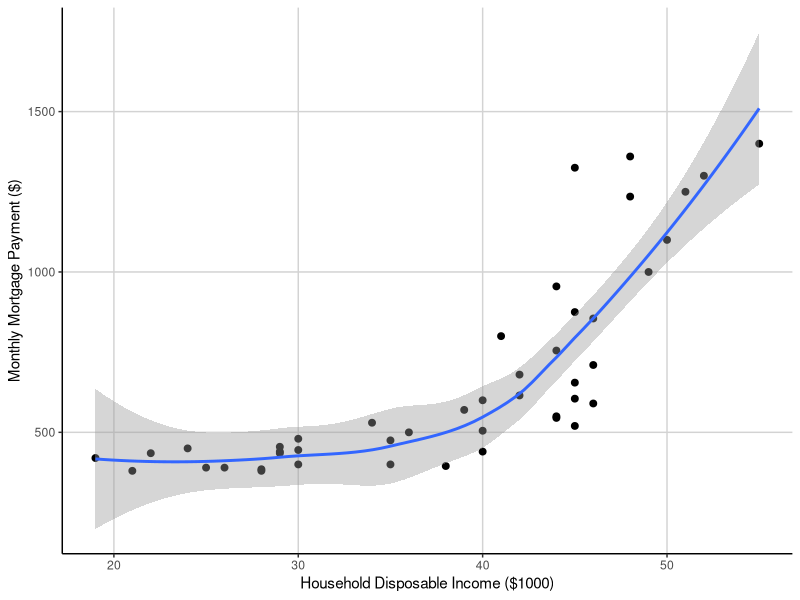
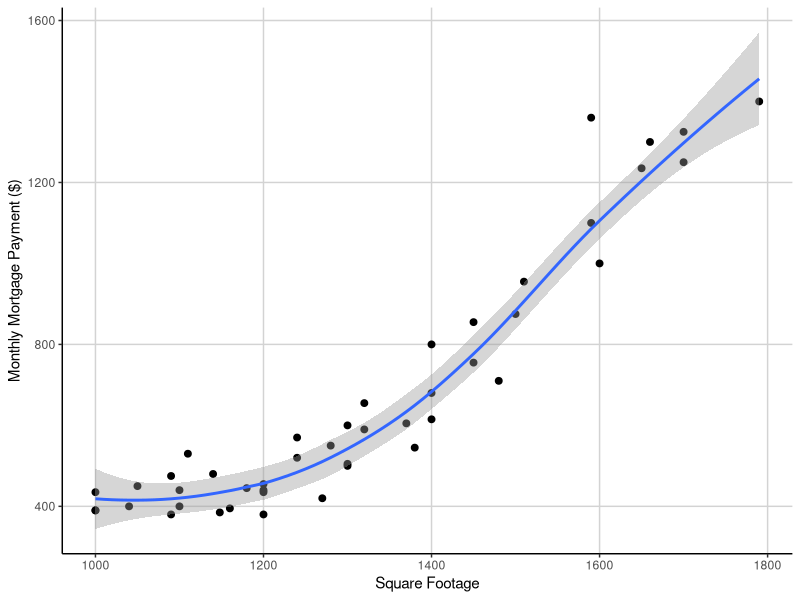
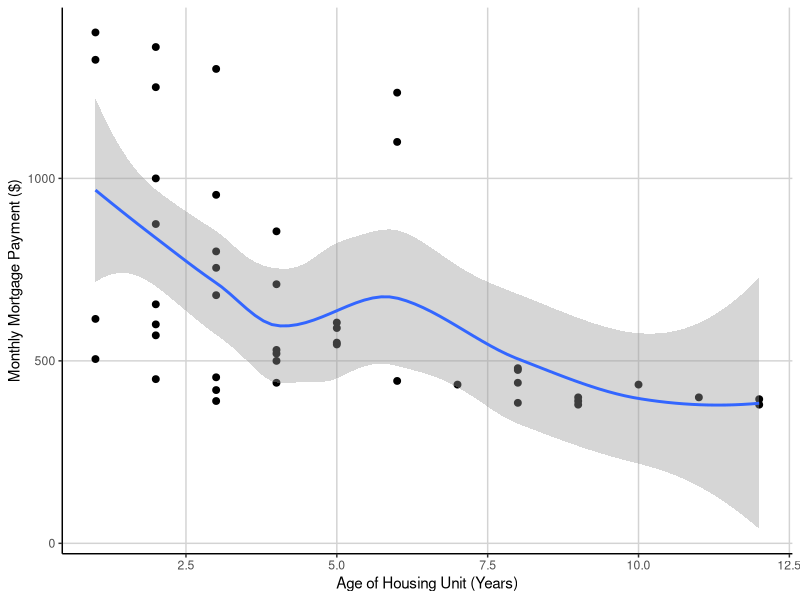
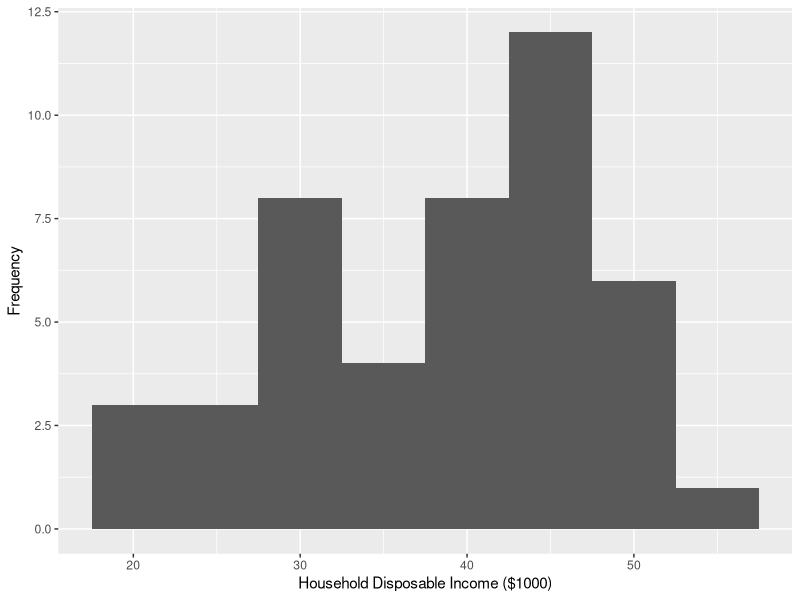
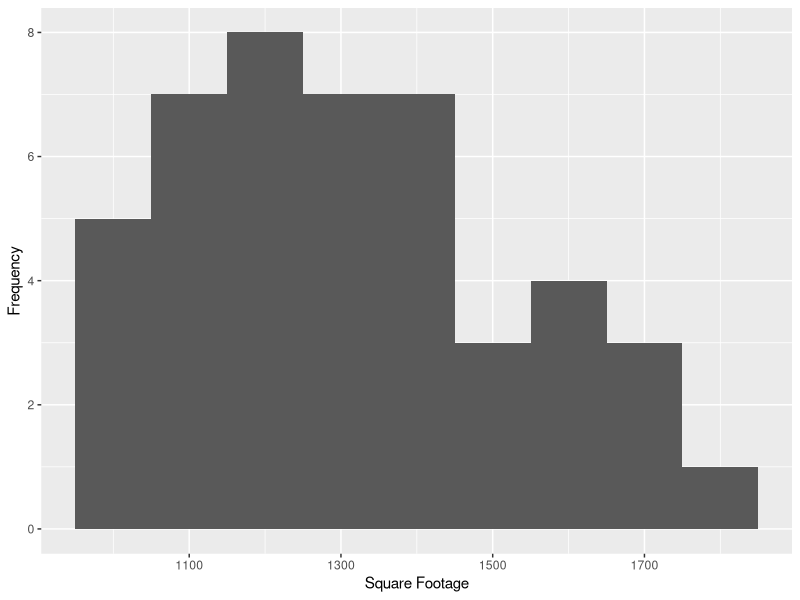
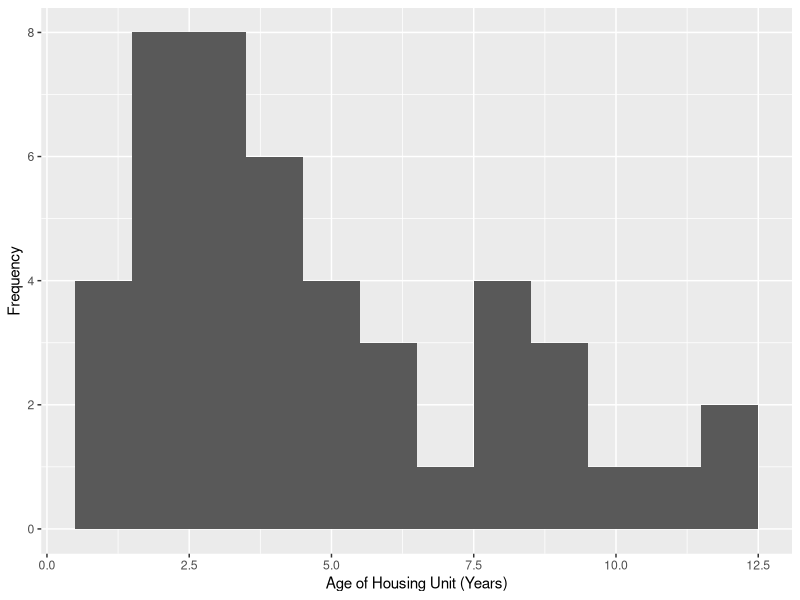
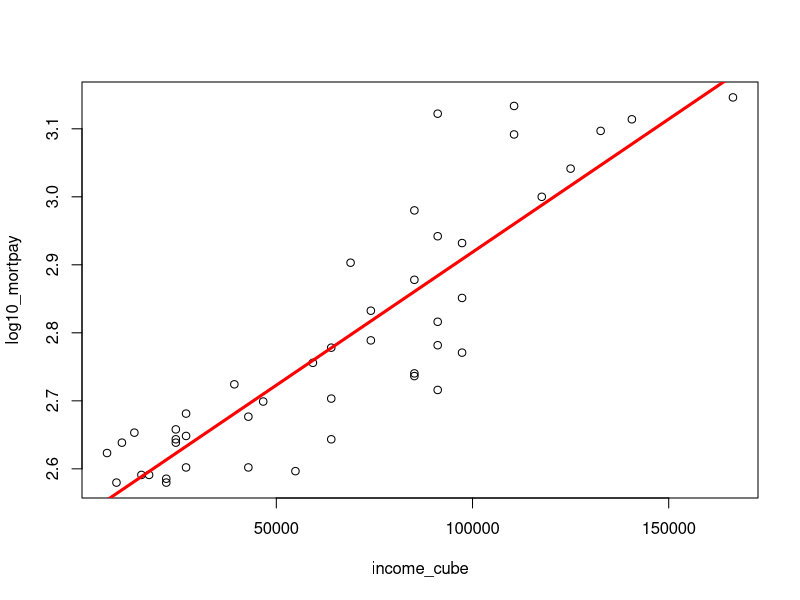
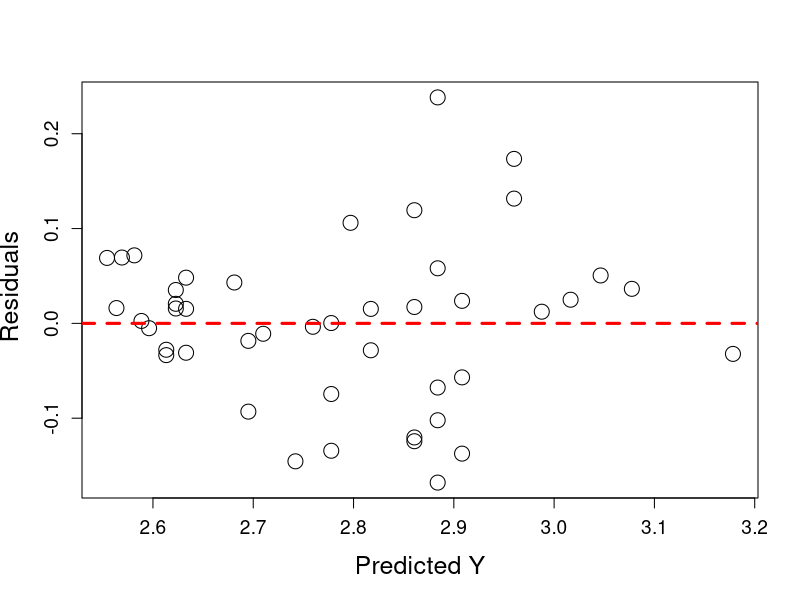

These figures' R source, in order:
# load library
library(dplyr)
library(ggplot2)
library(png)

# read in file
data <- read.csv(file = "Lab_data.csv", header = TRUE)

# approach
# scatterplots of variables against Y
# check assumptions
# add interactions?
# run AIC and stepwise regressions to determine model of best fit

# prep the dataset
colnames(data) <- c("obs", "mortpay", "income", "sqfoot", "loans", "age")

# scatterplots of variables against Y
ggplot(data, aes(x = income, y = mortpay)) +
  geom_point(size = 2) +
  geom_smooth() +
  xlab("Household Disposable Income ($1000)") +
  ylab("Monthly Mortgage Payment ($)") + 
  theme(panel.background = element_blank(), axis.line = element_line(colour = "black"), panel.grid.major = element_line(colour = "light gray"))
ggsave(file = "mortpay_vs_income.png", width = 5, height = 5)

ggplot(data, aes(x = sqfoot, y = mortpay)) +
  geom_point(size = 2) +
  geom_smooth() +
  xlab("Square Footage") +
  ylab("Monthly Mortgage Payment ($)") + 
  theme(panel.background = element_blank(), axis.line = element_line(colour = "black"), panel.grid.major = element_line(colour = "light gray"))
ggsave(file = "mortpay_vs_sqfoot.png", width = 5, height = 5)

ggplot(data, aes(x = age, y = mortpay)) +
  geom_point(size = 2) +
  geom_smooth() +
  xlab("Age of Housing Unit (Years)") +
  ylab("Monthly Mortgage Payment ($)") + 
  theme(panel.background = element_blank(), axis.line = element_line(colour = "black"), panel.grid.major = element_line(colour = "light gray"))
ggsave(file = "mortpay_vs_age.png", width = 5, height = 5)

# histograms of independent variables
ggplot(data, aes(x = income)) +
  geom_histogram(binwidth = 5) +
  xlab("Household Disposable Income ($1000)") +
  ylab("Frequency") 

ggplot(data, aes(x = sqfoot)) +
  geom_histogram(binwidth = 100) +
  xlab("Square Footage") +
  ylab("Frequency") 

ggplot(data, aes(x = age)) +
  geom_histogram(binwidth = 1) +
  xlab("Age of Housing Unit (Years)") +
  ylab("Frequency") 

# summary of transformations that seem to work
data <- select(data, obs:age) %>% 
  mutate(income_sq = income^2) %>% 
  mutate(income_cube = income^3) %>% 
  mutate(age_cube_root = age^(-1/3)) %>% 
  mutate(log10_mortpay = log10(mortpay))

# run regressions and plot pred. vs redis. on them

# income regression
plot(log10_mortpay ~ income_cube, data = data)
reg_income <- lm(log10_mortpay ~ income_cube, data = data)
abline(reg_income, col="red", lwd=3)

predicted_income<-predict.lm(reg_income)
residuals_income<-data$log10_mortpay-predicted_income
plot(predicted_income,residuals_income,cex=2,cex.lab=1.5,cex.axis=1.15, ylab=" Residuals", xlab= "Predicted Y")
abline(a=0,b=0, col="red", lwd=3,lty="dashed")

ggplot(data, aes(y = residuals_income, x = predicted_income)) +
  geom_point(size = 2) +
  geom_hline(yintercept = 0, colour = 'red', linetype = "dashed", size = 1) +
  ylab("Residuals") +
  xlab("Predicted Y") + 
  theme(panel.background = element_blank(), axis.line = element_line(colour = "black"), axis.title = element_text(size=14))
ggsave(file = "pred_res_income.png", width = 5, height = 5)


# sqfoot regression
plot(log10_mortpay ~ sqfoot, data = data)
reg_sqfoot <- lm(log10_mortpay ~ sqfoot, data = data)
abline(reg_sqfoot, col = "red", lwd = 3)

predicted_sqfoot <- predict.lm(reg_sqfoot)
residuals_sqfoot <- data$log10_mortpay - predicted_sqfoot
plot(predicted_sqfoot, residuals_sqfoot, cex=2, cex.lab=1.5, cex.axis=1.15, ylab=" Residuals", xlab= "Predicted Y")
abline(a=0,b=0, col="red", lwd=3,lty="dashed")

# age regression
plot(log10_mortpay ~ age_cube_root, data = data)
reg_age <- lm(log10_mortpay ~ age_cube_root, data = data)
abline(reg_age, col = "red", lwd = 3)

predicted_age <- predict.lm(reg_age)
residuals_age <- data$log10_mortpay - predicted_age
plot(predicted_age, residuals_age, cex=2, cex.lab=1.5, cex.axis=1.15, ylab=" Residuals", xlab= "Predicted Y")
abline(a=0,b=0, col="red", lwd=3,lty="dashed")